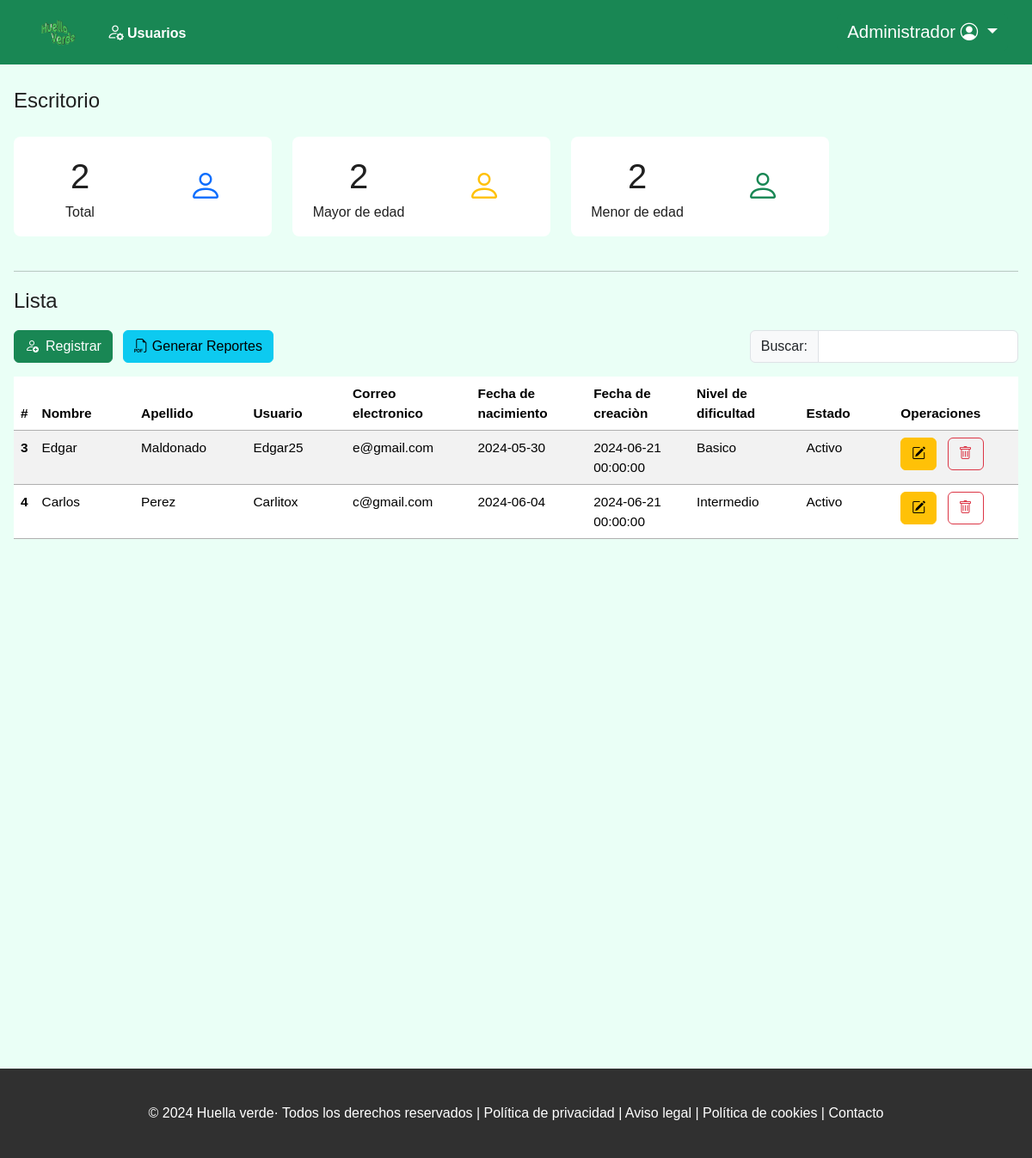
Screenshot of /views/rol_admin/inicio.php with the database file from the repository.
### tables this page shows
CREATE TABLE `personas` (
  `id_persona` int(10) NOT NULL,
  `id_usuario` int(10) NOT NULL,
  `id_nivel_dificultad` int(10) NOT NULL,
  `nombre` varchar(55) NOT NULL,
  `apellido` varchar(55) NOT NULL,
  `correo_electronico` varchar(80) DEFAULT NULL,
  `fecha_nacimiento` date NOT NULL
);

CREATE TABLE `usuarios` (
  `id_usuario` int(10) NOT NULL,
  `id_rol` int(10) NOT NULL,
  `usuario` varchar(15) NOT NULL,
  `clave` varchar(8) NOT NULL,
  `estado` bit(1) DEFAULT b'0',
  `fecha_creacion` datetime NOT NULL
);

CREATE TABLE `niveles_dificultad` (
  `id_nivel_dificultad` int(10) NOT NULL,
  `nivel_dificultad` varchar(20) NOT NULL
);

### php/admin.php (the view, shortened to what this page needs)
<?php
function listar() {
    $db = abrirConexion();
    $query = "SELECT personas.*, usuarios.usuario, usuarios.estado, usuarios.fecha_creacion, niveles_dificultad.nivel_dificultad FROM personas
	            INNER JOIN niveles_dificultad
                INNER JOIN usuarios
                WHERE personas.id_usuario = usuarios.id_usuario
                AND personas.id_nivel_dificultad = niveles_dificultad.id_nivel_dificultad";
    $llamado = $db->prepare($query);
    $llamado->execute();
    $data = $llamado->fetchAll(PDO::FETCH_ASSOC);
    if($data != NULL){
        foreach($data as $key => $value){
            if($value['estado'] == 0){
                $estado = "Inactivo";
            }
            else{
                $estado = "Activo";
            }
            $tabla = "
            <tr>
                <th scope='row" . $value['id_persona'] . "'>" . $value['id_persona'] . "</th>
                <td>" . $value['nombre'] . "</td>
                <td>" . $value['apellido'] . "</td>
                <td>" . $value['usuario'] . "</td>
                <td>" . $value['correo_electronico'] . "</td>
                <td>" . $value['fecha_nacimiento'] . "</td>
                <td>" . $value['fecha_creacion'] . "</td>
                <td>" . $value['nivel_dificultad'] . "</td>
                <td>" . $estado . "</td>
                <td>
                  <button type='button' class='btn btn-warning me-2' data-bs-toggle='modal' data-bs-target='#exampleModal-2' data-bs-whatever='@mdo'><i class='bi bi-pencil-square text-darke'></i></button>
                  <button type='button' class='btn btn-outline-danger' data-bs-toggle='modal' data-bs-target='#confirmar'><i class='bi bi-trash'></i></button>
                </td>
            </tr>
            ";
            echo($tabla);
        }
    }
    else{
        $tabla = "<tr>No se encuentra ningun usuario</tr>";
        echo($tabla);
    }
}

### views/rol_admin/inicio.php (shortened to what this page needs)
<?php
  include_once("../../php/admin.php");
?>
<!doctype html>
<html lang="es">
<head>
    <link href="https://cdn.jsdelivr.net/npm/bootstrap@5.3.3/dist/css/bootstrap.min.css" rel="stylesheet">
    <link rel="stylesheet" href="../../css/reset.css">
    <link rel="stylesheet" href="../../css/admin/tabla.css">
    <link rel="stylesheet" href="../../css/scrollbar.css">
    <link rel="stylesheet" href="../../css/admin/inicio.css">
    <link rel="stylesheet" href="https://cdn.jsdelivr.net/npm/bootstrap-icons@1.11.3/font/bootstrap-icons.min.css">
    </head>
<body style="background: rgb(234 255 246);">
    <header class ="z-1 bg-success" >
        <nav class="navbar  navbar-expand-lg" style="margin: 0rem 1rem;">
          <div class="container-fluid">
              <div class="mx-3 w-25" style="display: flex; align-items: center;"  >
                  <img src="../../img/huella-verde-juego-logo.png" class="img-fluid me-3" style="width: 3rem;" alt="">
                  <div class="styles-boton__usuario">
                      <a href="./inicio.php" class="text-decoration-none fw-bold ms-3 text-white"><i class="bi bi-person-gear me-1  fs-5 " ></i>Usuarios</a>
                  </div>
              </div>
              <div class="collapse navbar-collapse " style="  flex-grow: 1;" id="navbarSupportedContent">
                  <ul class="navbar-nav me-auto mb-1 w-100  mt-2  mb-lg-0" style="justify-content: end;">
                      <section class="iniciar_crear_sesion">
                          <nav style="display:flex; align-items:center;">
                              <div class="dropdown" >
                                  <button class="btn btn-secondary dropdown-toggle h4 bg-success" style="color: white; border: 0;font-size: calc(1.2rem + .1vw);font-weight: 500;" type="button" data-bs-toggle="dropdown" aria-expanded="false">
                                    Administrador <i class="bi bi-person-circle"></i>
                                  </button>
                              </div>
                          </nav>
                      </section>
                  </ul>
              </div>
          </div>
        </nav>
    </header>
    <main>
        <section class="usuario " style="    margin: 0rem 1rem;"><br>
            <span class="fs-4 "></i>Escritorio</span><br><br>
                <div class="d-flex flex-row gap-4 ">
                  <div class="total bg-white p-3 " style="border-radius: 0.5rem; max-width:250px; min-width: 300px">
                      <div class="row justify-content-center align-items-center text-center">
                          <div class="col-6">
                              <span class="fs-1">2</span><br>
                              <span class="title">Total</span>
                          </div>
                          <div class="col-6">
                              <i class="bi bi-person fs-1 text-primary "></i>
                          </div>
                      </div>
                  </div>
                  <div class="mayor_edad bg-white p-3" style="border-radius: 0.5rem; max-width:250px;  min-width: 300px">
                      <div class="row justify-content-center align-items-center text-center">
                          <div class="col-6">
                              <span class="fs-1">2</span><br>
                              <span class="title">Mayor de edad</span>
                      </div>
                          <div class="col-6">
                              <i class="bi bi-person fs-1 text-warning"></i>
                          </div>
                      </div>
                  </div>
                  <div class="menor_edad bg-white p-3" style="border-radius: 0.5rem; max-width:250px;  min-width: 300px">
                      <div class="row justify-content-center align-items-center text-center">
                          <div class="col-6">
                              <span class="fs-1">2</span><br>
                              <span class="title">Menor de edad</span>
                      </div>
                          <div class="col-6">
                          <i class="bi bi-person fs-1 text-success"></i>
                      </div>
                      </div>
                  </div>
                </div><br><hr>
                <span class="fs-4 text-gris">Lista</span><br>
                <div class="add-buscar_users mt-3 mb-3 d-flex  justify-content-between align-items-center ">
                    <div class="add">
                        <button type="button" class="btn btn-success me-2" data-bs-toggle="modal" data-bs-target="#exampleModal" data-bs-whatever="@mdo"><i class="bi bi-person-add me-2"></i>Registrar</button>
                        <button type="button" class="btn btn-info"><i class="bi bi-filetype-pdf"></i> Generar Reportes</button>
                    </div>
                    <div class="buscar_usuario">
                    <div class="input-group flex-nowrap">
                        <span class="input-group-text" id="addon-wrapping">Buscar:</span>
                        <input type="search" class="form-control" placeholder="" aria-label="" aria-describedby="addon-wrapping">
                    </div>
                    </div>
                </div>
                <table class="table table-striped">
                  <thead>
                    <tr>
                      <th scope="col">#</th>
                      <th scope="col">Nombre</th>
                      <th scope="col">Apellido</th>
                      <th scope="col">Usuario</th>
                      <th scope="col">Correo electronico</th>
                      <th scope="col">Fecha de nacimiento</th>
                      <th scope="col">Fecha de creaciòn</th>
                      <th scope="col">Nivel de dificultad</th>
                      <th scope="col">Estado</th>
                      <th scope="col">Operaciones</th>
                    </tr>
                  </thead>
                  <tbody>
                    <?php listar(); ?>
                  </tbody>
                </table>
        </section>
    </main>
      <br><br><br><br><br><br><br><br><br><br><br><br><br><br><br><br><br><br><br><br><br><br><br><br><br>
      <footer class="py-4 w-100 " style="background: rgb(48, 48, 48);">
            <div class="d-flex flex-row flex-wrap" style=" margin: 0 auto;width: 90% ; justify-content: center">
                <div class="mt-3">
                    <p style="color: white;">© 2024 Huella verde· Todos los derechos reservados | Política de privacidad | Aviso legal | Política de cookies | Contacto</p>
                </div>
            </div>
      </footer>
    </body>
</html>

### css/admin/tabla.css (style rules this page uses)
:root { --background_yellow: rgb(255,168,4); --color_e: #983b1e; --step--2: clamp(0.91rem, 0.89rem + 0.1vw, 0.96rem); --step--1: clamp(1.09rem, 1.05rem + 0.21vw, 1.2rem); --step-0: clamp(1.31rem, 1.24rem + 0.37vw, 1.5rem); --step-1: clamp(1.58rem, 1.46rem + 0.59vw, 1.88rem); --step-2: clamp(1.89rem, 1.71rem + 0.89vw, 2.34rem); --step-3: clamp(2.27rem, 2.01rem + 1.29vw, 2.93rem); --step-4: clamp(2.72rem, 2.36rem + 1.83vw, 3.66rem); --step-5: clamp(3.27rem, 2.75rem + 2.56vw, 4.58rem); --color_b_tabla : rgb(175, 175, 175) ; }
body { font-size: calc(10px + (18 -10) * ((100vw - 300px) / (1400 - 300))); }
body { margin: 0; color: rgb(32, 32, 32) }
table, td, th { border-bottom: solid var(--color_b_tabla) 0.1rem; empty-cells: hide; border-collapse: collapse; padding: 0.4rem; font-size: var(--step--2) ; }
* { font-family: 'Croissant One', serif; font-family: 'Inclusive Sans', sans-serif; font-family: 'Montserrat', sans-serif; font-family: 'Nova Square', sans-serif; font-family: 'Nunito', sans-serif; font-family: 'Open Sans', sans-serif; font-family: 'Oswald', sans-serif; font-family: 'Poppins', sans-serif; font-family: 'Quicksand', sans-serif; font-family: 'Roboto', sans-serif; font-family: 'Rubik', sans-serif; font-family: 'Tilt Neon', sans-serif; }
table, tr, td { width: 100% !important; }
td { width: 20rem !important; }

### css/admin/inicio.css (style rules this page uses)
:root { --color-gris : rgb(239 239 239); }

### rows the page displays
personas: id_persona "3", nombre "Edgar", apellido "Maldonado", id_usuario.usuario "Edgar25", correo_electronico "e@gmail.com", fecha_nacimiento "2024-05-30", id_usuario.fecha_creacion "2024-06-21 00:00:00", id_nivel_dificultad.nivel_dificultad "Basico", id_usuario.estado "Activo"
personas: id_persona "4", nombre "Carlos", apellido "Perez", id_usuario.usuario "Carlitox", correo_electronico "c@gmail.com", fecha_nacimiento "2024-06-04", id_usuario.fecha_creacion "2024-06-21 00:00:00", id_nivel_dificultad.nivel_dificultad "Intermedio", id_usuario.estado "Activo"
